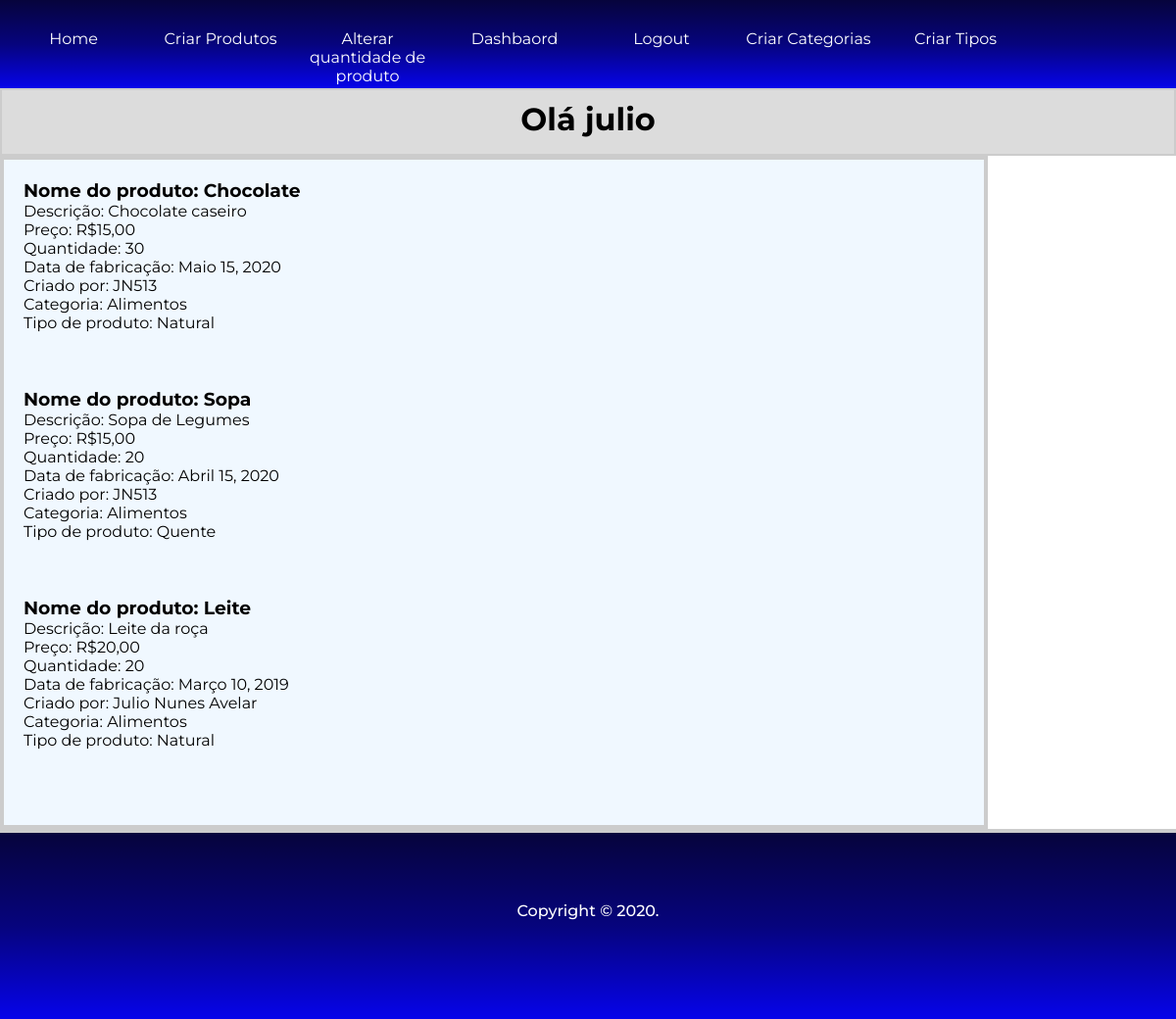
The page /dashboard (signed in) on the database its author committed.
### core/models.py (models this page shows, shortened)
class Produto(models.Model):
    nome = models.CharField(max_length=50, db_index=True)
    descricao = models.TextField()
    preco = models.IntegerField()
    quantidade = models.IntegerField()
    datadecriacao = models.DateTimeField(default=datetime.now,blank=True)
    datadefabricacao = models.DateField(max_length=20)
    criador = models.ForeignKey(User , on_delete=models.CASCADE)
    categoria = models.ForeignKey(Categoria , on_delete=models.CASCADE)
    tipo = models.ForeignKey(Tipo, on_delete=models.CASCADE)

class Categoria(models.Model):
    nome = models.CharField(max_length=50, db_index=True)
    datetime = models.DateTimeField(default=datetime.now,blank=True)
    def __str__(self):
        return self.nome

class Tipo(models.Model):
    nome = models.CharField(max_length=50, db_index=True)
    categoriadotipo = models.ForeignKey(Categoria , on_delete=models.CASCADE)
    datetime = models.DateTimeField(default=datetime.now,blank=True)
    def __str__(self):
        return self.nome

### core/views.py (the view)
# urls.py: path('dashboard', views.dashboard, name='dashboard'),
def dashboard(request):
    if request.user.is_authenticated:
        produtos = Produto.objects.order_by('datadecriacao')
        dados = {
            'produtos':produtos,
        }
        return render(request ,'dashboard.html',dados)
    else:
        return redirect('login')

### templates/dashboard.html
{% extends 'base.html' %}
{% load static %}
{% block content %}
{% include 'base/menu.html' %}
<div id="dash">
    <h1>Olá {{ user.username }}</h1>
</div>
<div class="maindash">
    {% for produto in produtos %}
        <div>
            <h3>Nome do produto: {{produto.nome}}</h3>
            <p>Descrição: {{produto.descricao}}</p>
            <p>Preço: R${{produto.preco}},00</p>
            <p>Quantidade: {{produto.quantidade}}</p>
            <p>Data de fabricação: {{produto.datadefabricacao}}</p>
            <p>Criado por: {{produto.criador}}</p>
            <p>Categoria: {{produto.categoria}}</p>
            <p>Tipo de produto: {{produto.tipo}}</p>
        </div><br><br><br>
    {% endfor %}
</div>
{% include 'base/footer.html' %}
{% endblock %}

### static/css/site.css (style rules this page uses)
* { padding: 0; margin: 0; font-family: 'Montserrat', sans-serif; }
html { width: 100%; height: 100%; }
body { align-items: center; }
#dash { text-align: center; height: 40px; background-color: #dcdcdc; padding-top: 10px; padding-bottom: 15px; border: 2px solid #ccc; }
.maindash { padding: 20px; width: 80%; border: 4px solid #ccc; background-color: #F0F8FF; }

### rows shown on the page
Produto: nome "Chocolate", descricao "Chocolate caseiro", preco "15", quantidade "30", datadefabricacao "Maio 15, 2020", criador "JN513", categoria "Alimentos", tipo "Natural"
Produto: nome "Sopa", descricao "Sopa de Legumes", preco "15", quantidade "20", datadefabricacao "Abril 15, 2020", criador "JN513", categoria "Alimentos", tipo "Quente"
Produto: nome "Leite", descricao "Leite da roça", preco "20", quantidade "20", datadefabricacao "Março 10, 2019", criador "Julio Nunes Avelar", categoria "Alimentos", tipo "Natural"

### other values the page prints
{{ user.username }} "julio"
